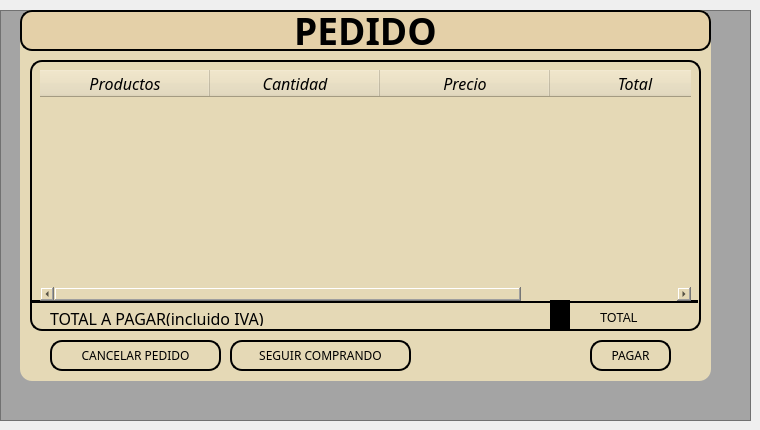
    <widget class="QWidget" name="page_Pedido">
     <property name="styleSheet">
      <string notr="true">
border-image: url(:/imagenes/imagenpedido.png) 0 0 0 0 stretch stretch;</string>
     </property>
     <widget class="QFrame" name="frame_5">
      <property name="geometry">
       <rect>
        <x>0</x>
        <y>10</y>
        <width>751</width>
        <height>411</height>
       </rect>
      </property>
      <property name="maximumSize">
       <size>
        <width>16777215</width>
        <height>16777213</height>
       </size>
      </property>
      <property name="styleSheet">
       <string notr="true">border-image: url(:/imagenes/fondo.png) 0 0 0 0 stretch stretch;
background: rgba(0,0,0,80);
</string>
      </property>
      <property name="frameShape">
       <enum>QFrame::Shape::StyledPanel</enum>
      </property>
      <property name="frameShadow">
       <enum>QFrame::Shadow::Raised</enum>
      </property>
      <widget class="QFrame" name="frTablon">
       <property name="geometry">
        <rect>
         <x>20</x>
         <y>0</y>
         <width>691</width>
         <height>371</height>
        </rect>
       </property>
       <property name="mouseTracking">
        <bool>false</bool>
       </property>
       <property name="styleSheet">
        <string notr="true">    background-color: rgb(229, 217, 182);
    border-radius: 12px;</string>
       </property>
       <property name="frameShape">
        <enum>QFrame::Shape::StyledPanel</enum>
       </property>
       <property name="frameShadow">
        <enum>QFrame::Shadow::Raised</enum>
       </property>
       <widget class="QLabel" name="inicioPedido">
        <property name="geometry">
         <rect>
          <x>0</x>
          <y>0</y>
          <width>691</width>
          <height>41</height>
         </rect>
        </property>
        <property name="font">
         <font>
          <family>Roman</family>
          <pointsize>28</pointsize>
          <bold>true</bold>
         </font>
        </property>
        <property name="tabletTracking">
         <bool>false</bool>
        </property>
        <property name="styleSheet">
         <string notr="true">border: 2px solid rgb(0, 0, 0); 
background: rgba(222, 175, 110,50)
</string>
        </property>
        <property name="text">
         <string>PEDIDO</string>
        </property>
        <property name="alignment">
         <set>Qt::AlignmentFlag::AlignCenter</set>
        </property>
       </widget>
       <widget class="QPushButton" name="btnVolver">
        <property name="geometry">
         <rect>
          <x>210</x>
          <y>330</y>
          <width>181</width>
          <height>31</height>
         </rect>
        </property>
        <property name="font">
         <font>
          <family>Rockwell</family>
         </font>
        </property>
        <property name="cursor">
         <cursorShape>PointingHandCursor</cursorShape>
        </property>
        <property name="styleSheet">
         <string notr="true">border: 2px solid black;</string>
        </property>
        <property name="text">
         <string>SEGUIR COMPRANDO</string>
        </property>
       </widget>
       <widget class="QPushButton" name="btnPagar">
        <property name="geometry">
         <rect>
          <x>570</x>
          <y>330</y>
          <width>81</width>
          <height>31</height>
         </rect>
        </property>
        <property name="font">
         <font>
          <family>Rockwell</family>
         </font>
        </property>
        <property name="cursor">
         <cursorShape>PointingHandCursor</cursorShape>
        </property>
        <property name="styleSheet">
         <string notr="true">border: 2px solid black;</string>
        </property>
        <property name="text">
         <string>PAGAR</string>
        </property>
       </widget>
       <widget class="QPushButton" name="btnCancelar">
        <property name="geometry">
         <rect>
          <x>30</x>
          <y>330</y>
          <width>171</width>
          <height>31</height>
         </rect>
        </property>
        <property name="font">
         <font>
          <family>Rockwell</family>
         </font>
        </property>
        <property name="cursor">
         <cursorShape>PointingHandCursor</cursorShape>
        </property>
        <property name="styleSheet">
         <string notr="true">border: 2px solid black;</string>
        </property>
        <property name="text">
         <string>CANCELAR PEDIDO</string>
        </property>
       </widget>
       <widget class="QLabel" name="label_9">
        <property name="geometry">
         <rect>
          <x>10</x>
          <y>50</y>
          <width>671</width>
          <height>271</height>
         </rect>
        </property>
        <property name="styleSheet">
         <string notr="true">border: 2px solid black;</string>
        </property>
        <property name="text">
         <string/>
        </property>
       </widget>
       <widget class="Line" name="line_26">
        <property name="geometry">
         <rect>
          <x>520</x>
          <y>290</y>
          <width>118</width>
          <height>3</height>
         </rect>
        </property>
        <property name="styleSheet">
         <string notr="true">background-color: black;</string>
        </property>
        <property name="orientation">
         <enum>Qt::Orientation::Horizontal</enum>
        </property>
       </widget>
       <widget class="Line" name="line_27">
        <property name="geometry">
         <rect>
          <x>560</x>
          <y>290</y>
          <width>118</width>
          <height>3</height>
         </rect>
        </property>
        <property name="styleSheet">
         <string notr="true">background-color: black;</string>
        </property>
        <property name="orientation">
         <enum>Qt::Orientation::Horizontal</enum>
        </property>
       </widget>
       <widget class="QLabel" name="label_5">
        <property name="geometry">
         <rect>
          <x>580</x>
          <y>300</y>
          <width>49</width>
          <height>16</height>
         </rect>
        </property>
        <property name="text">
         <string>TOTAL</string>
        </property>
       </widget>
       <widget class="Line" name="line_28">
        <property name="geometry">
         <rect>
          <x>410</x>
          <y>290</y>
          <width>118</width>
          <height>3</height>
         </rect>
        </property>
        <property name="styleSheet">
         <string notr="true">background-color: black;</string>
        </property>
        <property name="orientation">
         <enum>Qt::Orientation::Horizontal</enum>
        </property>
       </widget>
       <widget class="Line" name="line_29">
        <property name="geometry">
         <rect>
          <x>300</x>
          <y>290</y>
          <width>118</width>
          <height>3</height>
         </rect>
        </property>
        <property name="styleSheet">
         <string notr="true">background-color: black;</string>
        </property>
        <property name="orientation">
         <enum>Qt::Orientation::Horizontal</enum>
        </property>
       </widget>
       <widget class="Line" name="line_30">
        <property name="geometry">
         <rect>
          <x>200</x>
          <y>290</y>
          <width>118</width>
          <height>3</height>
         </rect>
        </property>
        <property name="styleSheet">
         <string notr="true">background-color: black;</string>
        </property>
        <property name="orientation">
         <enum>Qt::Orientation::Horizontal</enum>
        </property>
       </widget>
       <widget class="Line" name="line_31">
        <property name="geometry">
         <rect>
          <x>100</x>
          <y>290</y>
          <width>118</width>
          <height>3</height>
         </rect>
        </property>
        <property name="styleSheet">
         <string notr="true">background-color: black;</string>
        </property>
        <property name="orientation">
         <enum>Qt::Orientation::Horizontal</enum>
        </property>
       </widget>
       <widget class="Line" name="line_32">
        <property name="geometry">
         <rect>
          <x>10</x>
          <y>290</y>
          <width>118</width>
          <height>3</height>
         </rect>
        </property>
        <property name="styleSheet">
         <string notr="true">background-color: black;</string>
        </property>
        <property name="orientation">
         <enum>Qt::Orientation::Horizontal</enum>
        </property>
       </widget>
       <widget class="QLabel" name="LsumaPagar">
        <property name="geometry">
         <rect>
          <x>30</x>
          <y>300</y>
          <width>241</width>
          <height>16</height>
         </rect>
        </property>
        <property name="font">
         <font>
          <family>Rockwell</family>
          <pointsize>12</pointsize>
         </font>
        </property>
        <property name="text">
         <string>TOTAL A PAGAR(incluido IVA)</string>
        </property>
       </widget>
       <widget class="QTableWidget" name="facturaTabla">
        <property name="geometry">
         <rect>
          <x>20</x>
          <y>60</y>
          <width>651</width>
          <height>231</height>
         </rect>
        </property>
        <property name="maximumSize">
         <size>
          <width>16777215</width>
          <height>16777215</height>
         </size>
        </property>
        <attribute name="horizontalHeaderMinimumSectionSize">
         <number>32</number>
        </attribute>
        <attribute name="horizontalHeaderDefaultSectionSize">
         <number>170</number>
        </attribute>
        <attribute name="horizontalHeaderStretchLastSection">
         <bool>true</bool>
        </attribute>
        <attribute name="verticalHeaderDefaultSectionSize">
         <number>41</number>
        </attribute>
        <attribute name="verticalHeaderStretchLastSection">
         <bool>false</bool>
        </attribute>
        <column>
         <property name="text">
          <string>Productos</string>
         </property>
         <property name="font">
          <font>
           <family>Lucida Calligraphy</family>
           <pointsize>12</pointsize>
           <italic>true</italic>
          </font>
         </property>
        </column>
        <column>
         <property name="text">
          <string>Cantidad</string>
         </property>
         <property name="font">
          <font>
           <family>Lucida Calligraphy</family>
           <pointsize>12</pointsize>
           <italic>true</italic>
          </font>
         </property>
        </column>
        <column>
         <property name="text">
          <string>Precio</string>
         </property>
         <property name="font">
          <font>
           <family>Lucida Calligraphy</family>
           <pointsize>12</pointsize>
           <italic>true</italic>
          </font>
         </property>
        </column>
        <column>
         <property name="text">
          <string>Total</string>
         </property>
         <property name="font">
          <font>
           <family>Lucida Calligraphy</family>
           <pointsize>12</pointsize>
           <italic>true</italic>
          </font>
         </property>
        </column>
       </widget>
       <widget class="Line" name="line_19">
        <property name="geometry">
         <rect>
          <x>530</x>
          <y>290</y>
          <width>20</width>
          <height>31</height>
         </rect>
        </property>
        <property name="maximumSize">
         <size>
          <width>16777215</width>
          <height>16777215</height>
         </size>
        </property>
        <property name="styleSheet">
         <string notr="true">background-color: black;background-color: black;background-color: black;</string>
        </property>
        <property name="orientation">
         <enum>Qt::Orientation::Vertical</enum>
        </property>
       </widget>
       <zorder>label_9</zorder>
       <zorder>inicioPedido</zorder>
       <zorder>btnVolver</zorder>
       <zorder>btnPagar</zorder>
       <zorder>btnCancelar</zorder>
       <zorder>line_26</zorder>
       <zorder>line_27</zorder>
       <zorder>label_5</zorder>
       <zorder>line_28</zorder>
       <zorder>line_29</zorder>
       <zorder>line_30</zorder>
       <zorder>line_31</zorder>
       <zorder>line_32</zorder>
       <zorder>LsumaPagar</zorder>
       <zorder>facturaTabla</zorder>
       <zorder>line_19</zorder>
      </widget>
     </widget>
    </widget>
